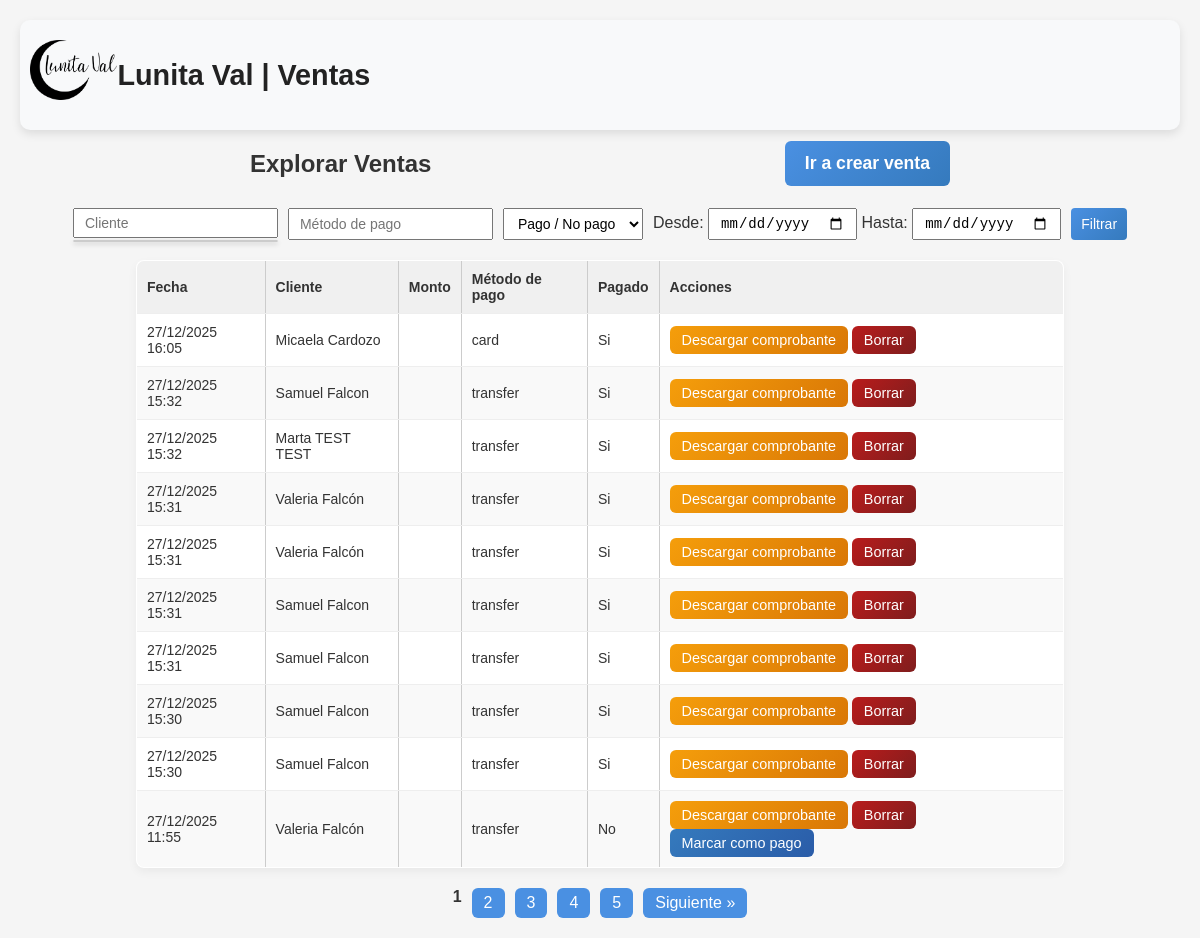
The app's page /sales/explore with its own data.
### app/models/sale.py (models this page shows)
class Sale(db.Model):
    __tablename__ = "sales"
    id = db.Column(db.Integer, primary_key=True)
    customer_id = db.Column(db.Integer, db.ForeignKey("customers.id"), nullable=False)
    amount = db.Column(db.Numeric(10, 2), nullable=False)
    payment_method = db.Column(db.String(20), nullable=False)
    paid = db.Column(db.Boolean, default=False)
    notes = db.Column(db.Text)
    sale_date = db.Column(db.DateTime, default=datetime.utcnow)
    created_at = db.Column(db.DateTime, default=datetime.utcnow)
    has_shipping = db.Column(db.Boolean, default=False)
    shipping_date = db.Column(db.Date, nullable=True)
    sales_channel = db.Column(db.String(20), nullable=False)
    is_cash = db.Column(db.Boolean, default=False, nullable=False)
    has_change = db.Column(db.Boolean, default=False, nullable=False)
    customer = db.relationship("Customer", back_populates="sales")

### app/models/customer.py (models this page shows)
class Customer(db.Model):
    __tablename__ = "customers"
    id = db.Column(db.Integer, primary_key=True)
    first_name = db.Column(db.String(100), nullable=False)
    last_name = db.Column(db.String(100), nullable=False)
    address = db.Column(db.String(255), nullable=False)
    city = db.Column(db.String(100), nullable=False)
    phone = db.Column(db.String(50), nullable=False)
    description = db.Column(db.Text)
    created_at = db.Column(db.DateTime, default=datetime.utcnow)
    sales = db.relationship(
        "Sale",
        back_populates="customer",
        lazy=True,
        cascade="all, delete-orphan"
    )

### app/routes/sales.py (the view)
@sales_bp.get("/explore")
def explore_sales_page():
    filters = {
        "customer": request.args.get("customer", ""),
        "payment_method": request.args.get("payment_method", ""),
        "paid": request.args.get("paid", ""),
        "date_from": request.args.get("date_from", ""),
        "date_to": request.args.get("date_to", ""),
        "page": int(request.args.get("page", 1))
    }
    data = explore_sales(filters)  # llamamos al servicio
    return render_template(
        "explore_sales.html",
        sales=data["sales"],
        page=data["page"],
        per_page=data["per_page"],
        total_sales=data["total_sales"],
        total_pages=data["total_pages"],
        filters=filters
    )

### templates/explore_sales.html (shortened to what this page needs)
<!DOCTYPE html>
<html lang="es">
<head>
    <link rel="stylesheet" href="{{ url_for('static', filename='css/style.css') }}">
</head>
<body>
    <header class="site-header">
        <a href="{{ url_for('index') }}" class="logo-link">
            <img src="{{ url_for('static', filename='images/logo.png') }}" alt="Logo Lunita Val" class="logo">
            <span class="site-title">Lunita Val | Ventas</span>
        </a>
    </header>
    <div class="container">
        <div class="page-header" style="display:flex; justify-content: space-between; align-items:center; max-width:700px; margin:0 auto 10px auto;">
            <h2>Explorar Ventas</h2>
            <a href="{{ url_for('index') }}" class="btnNewCustomer">Ir a crear venta</a>
        </div>
        <div class="filters-container">
            <form class="filters" method="get">
                <div class="autocomplete-wrapper" style="position: relative;">
                    <input type="text" name="customer" id="customer-input" placeholder="Cliente" autocomplete="off"
                        value="{{ filters.customer }}">
                    <div id="customer-suggestions" class="suggestions"></div>
                </div>
                <input type="text" name="payment_method" placeholder="Método de pago" value="{{ filters.payment_method }}">
                <select name="paid">
                    <option value="">Pago / No pago</option>
                </select>
                <div class="date-filters">
                    <label for="date_from">Desde:</label>
                    <input type="date" name="date_from" id="date_from" value="{{ filters.date_from }}">
                    <label for="date_to">Hasta:</label>
                    <input type="date" name="date_to" id="date_to" value="{{ filters.date_to }}">
                </div>
                <button type="submit" class="btn">Filtrar</button>
            </form>
        </div>
        <div class="table-container" style="max-width:80%; margin:0 auto 20px auto;">
                <table id="salesTable" border="1">
                <thead>
                    <tr>
                        <th>Fecha</th>
                        <th>Cliente</th>
                        <th>Monto</th>
                        <th>Método de pago</th>
                        <th>Pagado</th>
                        <th>Acciones</th>
                    </tr>
                </thead>
                <tbody>
                    {% for s in sales %}
                    <tr>
                        <td>{{ s.created_at.strftime('%d/%m/%Y %H:%M') }}</td>
                        <td>{{ s.customer.first_name }} {{ s.customer.last_name }}</td>
                        <td class="amount" data-amount="{{ s.amount }}"></td>
                        <td>{{ s.payment_method }}</td>
                        <td class="paid-status">{{ "Si" if s.paid else "No" }}</td>
                        <td>
                            <a href="{{ url_for('pdf.download_sale_label', sale_id=s.id) }}" target="_blank" class="btn">Descargar comprobante</a>
                            <button
                                class="button button-delete"
                                data-url="{{ url_for('sales.delete_existing_sale', id=s.id) }}"
                            >Borrar</button>
                            {% if not s.paid %}
                            <button
                                class="btn-pay"
                                data-sale="{{ s.id }}"
                                data-url="{{ url_for('sales.mark_sale_paid_endpoint', sale_id=s.id) }}"
                            >Marcar como pago</button>
                            {% endif %}
                        </td>
                    </tr>
                    {% endfor %}
                </tbody>
    </table>
            <div class="pagination" style="text-align:center; margin-top:20px;">
                {% for p in range(1, total_pages + 1) %}
                    {% if p == page %}
                        <strong>{{ p }}</strong>
                    {% else %}
                        <a href="{{ url_for('sales.explore_sales_page', page=p,
                            customer=filters.customer,
                            payment_method=filters.payment_method,
                            paid=filters.paid,
                            date_from=filters.date_from,
                            date_to=filters.date_to) }}">{{ p }}</a>
                    {% endif %}
                {% endfor %}
                {% if page < total_pages %}
                <a href="{{ url_for('sales.explore_sales_page', page=page+1,
                    customer=filters.customer,
                    payment_method=filters.payment_method,
                    paid=filters.paid,
                    date_from=filters.date_from,
                    date_to=filters.date_to) }}">Siguiente »</a>
                {% endif %}
            </div>
        </div>
    </div>
</body>
</html>

### static/css/style.css (style rules this page uses)
body { font-family: 'Arial', sans-serif; margin: 20px; background-color: #f5f5f5; color: #333; }
a { text-decoration: none; }
.site-header { display: flex; flex-direction: column; align-items: Left; justify-content: left; background-color: #f8f9fa; color: #222; padding: 20px 10px; border-radius: 10px; box-shadow: 0 4px 10px rgba(0,0,0,0.1); }
.logo-link { display: flex; align-items: center; text-decoration: none; color: #222; }
.logo { height: 60px; margin-bottom: 10px; }
.site-title { font-size: 1.8rem; font-weight: bold; text-align: center; color: #222; }
.button,.btn,.btn-pay,.btnNewCustomer { padding: 6px 12px; border: none; border-radius: 6px; font-size: 0.9rem; cursor: pointer; color: white; transition: all 0.2s ease-in-out; }
.button-edit, .btn-pay, .btnNewCustomer { background: linear-gradient(135deg, #4A90E2, #357ABD); }
.button-edit:hover, .btn-pay { background: linear-gradient(135deg, #357ABD, #2a5ca8); }
.button-delete { background: linear-gradient(135deg, #B91C1C, #7F1D1D); }
.button-download, .btn { background: linear-gradient(135deg, #F59E0B, #D97706); }
#btnNewCustomer, .btnNewCustomer { padding: 12px 20px; font-size: 1.1rem; background: linear-gradient(135deg, #4A90E2, #357ABD); color: #fff; border: none; border-radius: 6px; font-weight: bold; cursor: pointer; transition: all 0.2s ease-in-out; }
#salesTable { width: 100%; border-collapse: collapse; background-color: #fff; border-radius: 8px; overflow: hidden; box-shadow: 0 4px 10px rgba(0,0,0,0.05); }
#salesTable th, #salesTable td { padding: 10px; border-bottom: 1px solid #eee; text-align: left; font-size: 14px; }
#salesTable th { background-color: #f0f0f0; font-weight: bold; }
#salesTable tbody tr:nth-child(even) { background-color: #f9f9f9; }
.suggestions { position: absolute; top: 100%; left: 0; right: 0; background: #fff; border-radius: 8px; border: 1px solid #ccc; max-height: 150px; overflow-y: auto; box-shadow: 0 2px 5px rgba(0,0,0,0.2); z-index: 1000; }
.filters { display: flex; flex-wrap: wrap; gap: 10px; margin-bottom: 20px; justify-content: center; }
.filters input, .filters select, .filters button { padding: 5px 10px; font-size: 14px; }
.filters button { cursor: pointer; background: linear-gradient(135deg, #4A90E2, #357ABD); color: #fff; border: none; border-radius: 4px; }
.pagination { display: flex; justify-content: center; gap: 10px; margin-top: 20px; }
.pagination a { padding: 6px 12px; background: #4A90E2; color: #fff; border-radius: 6px; text-decoration: none; }
table { width: 100%; border-collapse: collapse; margin-top: 10px; }
th, td { border: 1px solid #ccc; padding: 8px; text-align: left; }
th { background-color: #f0f0f0; }
.pagination { margin-top: 10px; }
button { cursor: pointer; }

### records on screen
Sale: created_at "27/12/2025 16:05", customer.first_name "Micaela", customer.last_name "Cardozo", payment_method "card", paid "Si"
Sale: created_at "27/12/2025 15:32", customer.first_name "Samuel", customer.last_name "Falcon", payment_method "transfer", paid "Si"
Sale: created_at "27/12/2025 15:32", customer.first_name "Marta TEST", customer.last_name "TEST", payment_method "transfer", paid "Si"
Sale: created_at "27/12/2025 15:31", customer.first_name "Valeria", customer.last_name "Falcón", payment_method "transfer", paid "Si"
Sale: created_at "27/12/2025 15:31", customer.first_name "Valeria", customer.last_name "Falcón", payment_method "transfer", paid "Si"
Sale: created_at "27/12/2025 15:31", customer.first_name "Samuel", customer.last_name "Falcon", payment_method "transfer", paid "Si"
Sale: created_at "27/12/2025 15:31", customer.first_name "Samuel", customer.last_name "Falcon", payment_method "transfer", paid "Si"
Sale: created_at "27/12/2025 15:30", customer.first_name "Samuel", customer.last_name "Falcon", payment_method "transfer", paid "Si"
Sale: created_at "27/12/2025 15:30", customer.first_name "Samuel", customer.last_name "Falcon", payment_method "transfer", paid "Si"
Sale: created_at "27/12/2025 11:55", customer.first_name "Valeria", customer.last_name "Falcón", amount 25000 (drawn), payment_method "transfer", paid "No"

### other values on screen
{{ p }} "1"
{{ p }} "2" "3" "4" "5"
